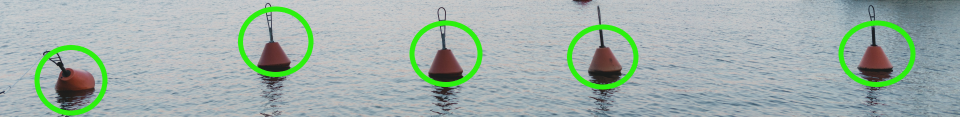
#> input picture buoy_image_crop_add_circ.png, 1920 x 233 px, given in place of the camera (shown at 1/2 size)
$ python 'buoy_detection .py'
#> lines starting #> are read from the running program, lines starting #| are printed output that depends on the picture; after the words box and inside, x2 and y2 are one past the last pixel; in counts of white or black regions, pixels touching at a corner belong together; long printed decimals are rounded
"""
Buoy Detection Algorithm
Copyright (C) 2022  Bennet Outland (outlander1701)

License: GNU General Public License v3.0

Thank you to the creators of the OpenCV Docs for the great documentation and
example code that was modified to achieve these results. Additionally, the script blob.py from the following repository:
https://github.com/makelove/OpenCV-Python-Tutorial/blob/master/ch25-%E6%96%91%E7%82%B9%E6%A3%80%E6%B5%8B/blob.py
was used as a reference to fill some of the holes in the OpenCV documentation. That program contained the following copyright notice:

"MIT License

Copyright (c) 2017 makelove

Permission is hereby granted, free of charge, to any person obtaining a copy
of this software and associated documentation files (the "Software"), to deal
in the Software without restriction, including without limitation the rights
to use, copy, modify, merge, publish, distribute, sublicense, and/or sell
copies of the Software, and to permit persons to whom the Software is
furnished to do so, subject to the following conditions:

The above copyright notice and this permission notice shall be included in all
copies or substantial portions of the Software.

THE SOFTWARE IS PROVIDED "AS IS", WITHOUT WARRANTY OF ANY KIND, EXPRESS OR
IMPLIED, INCLUDING BUT NOT LIMITED TO THE WARRANTIES OF MERCHANTABILITY,
FITNESS FOR A PARTICULAR PURPOSE AND NONINFRINGEMENT. IN NO EVENT SHALL THE
AUTHORS OR COPYRIGHT HOLDERS BE LIABLE FOR ANY CLAIM, DAMAGES OR OTHER
LIABILITY, WHETHER IN AN ACTION OF CONTRACT, TORT OR OTHERWISE, ARISING FROM,
OUT OF OR IN CONNECTION WITH THE SOFTWARE OR THE USE OR OTHER DEALINGS IN THE
SOFTWARE.

This Software holds the following copyright notice seen on the Liscense posted to this repository. "

Input: USB Camera Video, Scaling Factor

Basic Process:
  . Scale down the Video
  . Create masks of given color ranges (Blue, Yellow, and Red in this case)
  . Load SimpleBlobDetector and filter by area
  . Calculate blob size and approximate turning angle to blob

Return: Blob Size, Turning Angle to Blob, Buoy Color {'Blue': 0, 'Yellow': 1, 'Red': 2}
"""

import cv2 as cv
import numpy as np

def relative_angle(x, frame_width):
    """
    x: x position of the center of the blob
    frame_width: width of the frame

    Return: the relative/approximate angle based upon the
    center of the blob and its position on the screen.
    """
    return ((-np.pi / frame_width) * x) + np.pi

def blob_detection(hsv, lower_color, upper_color, color):
    """
    hsv: frame converted to HSV color format
    lower_color: lowest designated HSV color [numpy array, rank 1, 3 entries]
    upper_color: highest designated HSV color [numpy array, rank 1, 3 entries]
    color: string identifying the color to be identified

    Note: color variable is used to determine whether or not the color to
    identify is red, so the circularity can be adjusted.

    Return: Keypoints.
    """
    # Threshold the HSV image to get only blue colors
    mask = cv.inRange(hsv, lower_color, upper_color)
    # Bitwise-AND mask and original image
    #res = cv.bitwise_and(frame,frame, mask = mask)
    inv_mask = cv.bitwise_not(mask)

    params = cv.SimpleBlobDetector_Params()

    #Thresholds for reporting
    params.minThreshold = 50
    params.maxThreshold = 1000 #10000

    #Area filtering. Make sure that the areas are of a reasonable size
    params.filterByArea = True
    params.minArea = 50
    params.maxArea = 1000

    #Color filtering: search for black blobs
    params.filterByColor = True
    params.blobColor = 0

    #Circularity
    """
    f = (4 * np.pi * w * h) / (2 * w + 2 * h) ** 2
      = 0.78 +- 0.16 (20% tolerance) => [0.62, 0.93] (Blue/Yellow)
      = 0.65 +- 0.13 (20% tolerance) => [0.52, 0.78] (Red)
    """
    params.filterByCircularity = True
    if (color == "red" or color == "Red"):
        params.minCircularity = 0.52 #Red: 0.52, Blue/Yellow: 0.62
        params.maxCircularity = 0.78 #Red: 0.78, Blue/Yello: 0.93
    else:
        params.minCircularity = 0.62 #Red: 0.52, Blue/Yellow: 0.62
        params.maxCircularity = 0.93 #Red: 0.78, Blue/Yellow: 0.93

    #Negate the following filters
    params.filterByInertia = False
    params.filterByConvexity = False

    ver = (cv.__version__).split('.')
    if int(ver[0]) < 3:
        detector = cv.SimpleBlobDetector(params)
    else:
        detector = cv.SimpleBlobDetector_create(params)

    #Detect blobs
    keypoints = detector.detect(inv_mask)

    return keypoints


def main(cap, scale):
#> called with scale = 0.3
    while (True):
        #Read each frame
        _, frame = cap.read()
#> frame is the input picture: shape (233, 1920, 3); mean B, G, R 169.6, 175.9, 159.6

        #Scale down the frame and determine the image width
        frame = cv.resize(frame,None,fx=scale, fy=scale, interpolation = cv.INTER_CUBIC)
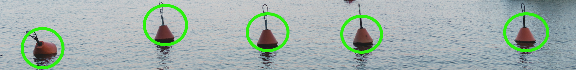
#> frame: shape (70, 576, 3); mean B, G, R 169.7, 176, 159.7
        frame_width = frame.shape[1]
#> frame_width = 576

        #Convert image to HSV
        hsv = cv.cvtColor(frame, cv.COLOR_BGR2HSV)
#> hsv: shape (70, 576, 3); mean H, S, V 91.8, 34.5, 181.8

        #Define color ranges. Note: Will need to be tweaked for production runs
        #Blue:
        lower_blue = np.array([105,50,50]) #[115,50,50]
        upper_blue = np.array([135,255,255]) #[123,255,255]

        #Red:
        lower_red = np.array([150, 15, 15])
        upper_red = np.array([250, 255, 255])

        #Yellow:
        lower_yellow = np.array([30,25,25]) #[30, 25, 25]
        upper_yellow = np.array([85,255,255])

        #Report Blue Buckets
        kp_b = blob_detection(hsv, lower_blue, upper_blue, 'blue')
#> in blob_detection, `mask = cv.inRange(hsv, lower_color, upper_color)`:
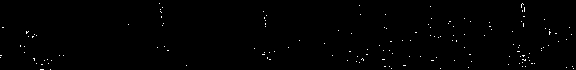
#> mask: shape (70, 576); 0.55% white in thin lines or dots
#> in blob_detection, `inv_mask = cv.bitwise_not(mask)`: inv_mask: shape (70, 576); 99.4% white; black in thin lines or dots
#> in blob_detection, `keypoints = detector.detect(inv_mask)`: keypoints = ()
#> kp_b = ()
        try:
            print(kp_b[0].size, relative_angle(kp_b[0].pt[0], frame_width), 'blue')
            #return [kp_b[0].size, relative_angle(kp_b[0].pt[0], frame_width), 0]
        except IndexError:
            pass

        #Report Yellow Buckets
        kp_y = blob_detection(hsv, lower_yellow, upper_yellow, 'yellow')
#> call 2 of blob_detection, with lower_color = array of shape (3,), upper_color = array of shape (3,), color = 'yellow'
#> in blob_detection (call 2), `mask = cv.inRange(hsv, lower_color, upper_color)`:
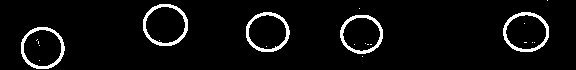
#> mask: shape (70, 576); 5.2% white; 22 white regions (17 under 20 px), largest, box (x1, y1, x2, y2) and area: (143, 4, 188, 46) 429, (503, 12, 549, 52) 419, (246, 12, 290, 52) 412, (21, 27, 65, 69) 412, (340, 15, 383, 54) 398
#> kp_y = ()
        try:
            print(kp_y[0].size, relative_angle(kp_y[0].pt[0], frame_width), 'yellow')
            #return [kp_y[0].size, relative_angle(kp_y[0].pt[0], frame_width), 1]
        except IndexError:
            pass

        #Report Red Buckets
        kp_r = blob_detection(hsv, lower_red, upper_red, 'red')
#> call 3 of blob_detection, with lower_color = array of shape (3,), upper_color = array of shape (3,), color = 'red'
#> in blob_detection (call 3), `mask = cv.inRange(hsv, lower_color, upper_color)`:
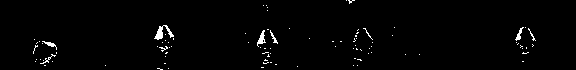
#> mask: shape (70, 576); 1.4% white in thin lines or dots, all inside (x1, y1, x2, y2) = (33, 0, 536, 70)
#> in blob_detection (call 3), `keypoints = detector.detect(inv_mask)`: keypoints = 1 keypoints; (x, y, size): (159, 33, 11.7)
#> kp_r = 1 keypoints; (x, y, size): (159, 33, 11.7)
        try:
            print(kp_r[0].size, relative_angle(kp_r[0].pt[0], frame_width), 'red')
#| 11.698 2.274 red
            #return [kp_y[0].size, relative_angle(kp_y[0].pt[0], frame_width), 2]
        except IndexError:
            pass

    """
    #Used for video demonstration
        frame_with_keypoints_b = cv.drawKeypoints(frame, kp_b, np.array([]), (0, 255, 0), cv.DRAW_MATCHES_FLAGS_DRAW_RICH_KEYPOINTS)
        # [4 lines of commented-out code are left out]

        cv.imshow("Keypoints", frame_with_keypoints_b) #frame_with_keypoints_bry
        k = cv.waitKey(5) & 0xFF
        if k == 27:
            break
    cv.destroyAllWindows()
    """

#Define camera input. Can be file or camera index
capture = cv.VideoCapture(0)

main(capture, 0.3)
